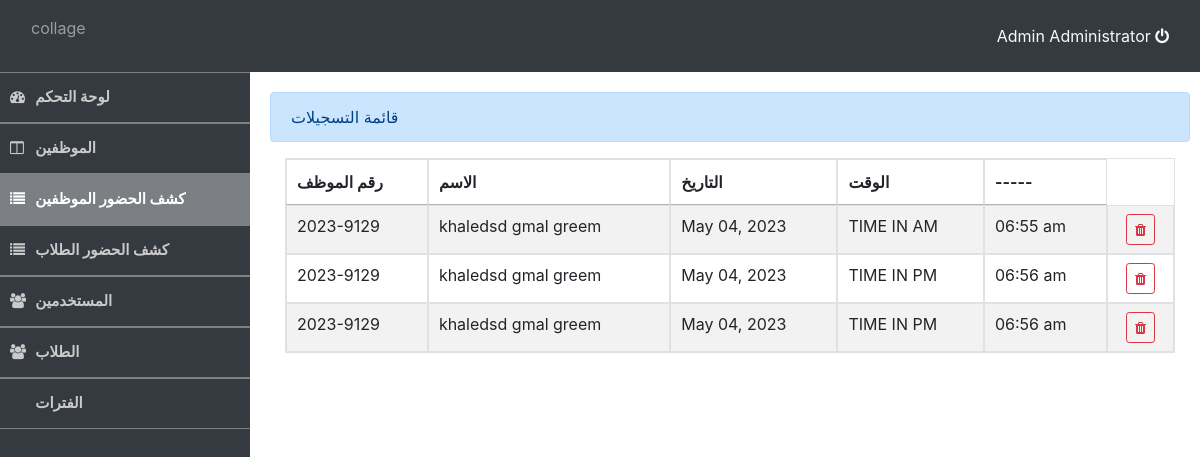
/admin/attendance.php (signed in), run on the app's committed database.
### tables this page shows
CREATE TABLE `users` (
  `id` int(11) NOT NULL,
  `username` varchar(100) NOT NULL,
  `password` varchar(100) NOT NULL,
  `firstname` varchar(100) NOT NULL,
  `lastname` varchar(100) NOT NULL
);

CREATE TABLE `attendance` (
  `id` int(11) NOT NULL,
  `employee_id` int(11) NOT NULL,
  `log_type` tinyint(4) NOT NULL,
  `datetime_log` datetime NOT NULL DEFAULT current_timestamp(),
  `date_updated` datetime NOT NULL DEFAULT current_timestamp()
);

CREATE TABLE `employee` (
  `id` int(11) NOT NULL,
  `employee_no` varchar(100) NOT NULL,
  `password` varchar(100) NOT NULL,
  `firstname` varchar(100) NOT NULL,
  `middlename` varchar(100) NOT NULL,
  `lastname` varchar(100) NOT NULL,
  `avatar` varchar(100) NOT NULL,
  `department` varchar(100) NOT NULL,
  `position` varchar(100) NOT NULL
);

### admin/auth.php (called while the page is built, shortened)
<?php
	require_once 'db_connect.php';
	$user_qry = $conn->query("SELECT * FROM users WHERE `id` = '".$_SESSION['login_id']."' ") or die(mysqli_error());
	$user = $user_qry->fetch_array();
	$user_name = $user['firstname']." ".$user['lastname'];
?>

### admin/attendance.php (the view, shortened to what this page needs)
<!DOCTYPE html>
<?php
	require_once 'auth.php';
?>
<html lang = "eng">
	<head>
		<?php include('header.php') ?>
	</head>
	<body>
		<?php include('nav_bar.php') ?>
		<div class = "container-fluid admin" >
			<div class = "alert alert-primary"> قائمة التسجيلات</div>
			<div class = "well col-lg-12">
				<table id="table" class="table table-bordered table-striped">
					<thead>
						<tr>
							<th>رقم الموظف</th>
							<th>الاسم</th>
							<th>التاريخ</th>
							<thنوع التسجيل</th>
							<th>الوقت</th>
							<th>-----</th>
						</tr>
					</thead>
					<tbody>
					<?php
						$attendance_qry = $conn->query("SELECT a.*,concat(e.firstname,' ',e.middlename,' ',e.lastname) as name, e.employee_no FROM `attendance` a inner join employee e on a.employee_id = e.id ");
						while($row = $attendance_qry->fetch_array()){
					?>
						<tr>
							<td><?php echo $row['employee_no']?></td>
							<td><?php echo htmlentities($row['name'])?></td>
							<td><?php echo date("F d, Y", strtotime($row['datetime_log']))?></td>
							<?php
							if($row['log_type'] ==1){
								$log = "TIME IN AM";
							}elseif($row['log_type'] ==2){
								$log = "TIME OUT AM";
							}
							elseif($row['log_type'] ==3){
								$log = "TIME IN PM";
							}elseif($row['log_type'] ==4){
								$log = "TIME OUT PM";
							}
							?>
							<td><?php echo $log ?></td>
							<td><?php echo date("h:i a", strtotime($row['datetime_log']))?></td>
							<td><center><button data-id = "<?php echo $row['id']?>" class = "btn btn-sm btn-outline-danger remove_log" type="button"><i class = "fa fa-trash"></i></button></center></td>
						</tr>
					<?php
						}
					?>
					</tbody>
				</table>
			<br />
			<br />
			<br />
			</div>
		</div>
	</body>
</html>

### admin/nav_bar.php (shortened to what this page needs)
	<nav class = "navbar navbar-header navbar-dark bg-dark">
	<div class = "container-fluid">
		<div class = "navbar-header">
			<p class = "navbar-text pull-right">collage</p>
		</div>
		<div class = "nav navbar-nav navbar-right">
			<a href="logout.php" class="text-light"><?php echo $user_name ?> <i class="fa fa-power-off"></i></a>
		</div>
	</div>
</nav>
<div id="sidebar" class="bg-dark">
	<div id="sidebar-field">
		<a href="home.php" class="sidebar-item">
				<div class="sidebar-icon"><i class="fa fa-dashboard"> </i></div>  لوحة التحكم
		</a>
	</div>
	<div id="sidebar-field">
		<a href="employee.php" class="sidebar-item">
				<div class="sidebar-icon"><i class="fa fa-columns"> </i></div>  الموظفين
		</a>
	</div>
	<div id="sidebar-field">
		<a href="attendance.php" class="sidebar-item">
				<div class="sidebar-icon"><i class="fa fa-list"> </i></div>  كشف الحضور الموظفين
		</a>
	</div>
	<div id="sidebar-field">
		<a href="attendance_std.php" class="sidebar-item">
				<div class="sidebar-icon"><i class="fa fa-list"> </i></div>  كشف الحضور الطلاب
		</a>
	</div>
	<div id="sidebar-field">
		<a href="users.php" class="sidebar-item">
				<div class="sidebar-icon"><i class="fa fa-users"> </i></div>  المستخدمين
		</a>
	</div>
	<div id="sidebar-field">
		<a href="student.php" class="sidebar-item">
				<div class="sidebar-icon"><i class="fa fa-users"> </i></div>  الطلاب
		</a>
	</div>
	<div id="sidebar-field">
		<a href="time.php" class="sidebar-item">
				<div class="sidebar-icon"><i class="fa fa-time"> </i></div>  الفترات
		</a>
	</div>
</div>

### assets/css/style.css (style rules this page uses)
body { height:100%; }
div#sidebar { width: 250px; height: 95.3%; position: absolute; }
#sidebar-field { border-top:1px solid gray; }
#sidebar .sidebar-item { position: relative; height: 50px; padding: 10px; display: inline-flex; font-size: 15px; align-items: center; border-bottom: 1px solid gray; width: 100%; color: #cacaca; font-weight: 700 }
#sidebar .sidebar-item:hover, #sidebar .sidebar-item.active { color:white; text-decoration: unset; background: #ffffff59 }
#sidebar .sidebar-item .sidebar-icon { width:11%; padding: auto; }
.container-fluid.admin { padding: 20px; width: 80%; max-width: inherit; margin-left: 250px }

### data on the page
users: user_name "Admin Administrator"
attendance: employee.employee_no "2023-9129", name "khaledsd gmal greem", datetime_log "May 04, 2023", log_type "TIME IN AM", datetime_log "06:55 am"
attendance: employee.employee_no "2023-9129", name "khaledsd gmal greem", datetime_log "May 04, 2023", log_type "TIME IN PM", datetime_log "06:56 am"
attendance: employee.employee_no "2023-9129", name "khaledsd gmal greem", datetime_log "May 04, 2023", log_type "TIME IN PM", datetime_log "06:56 am"
